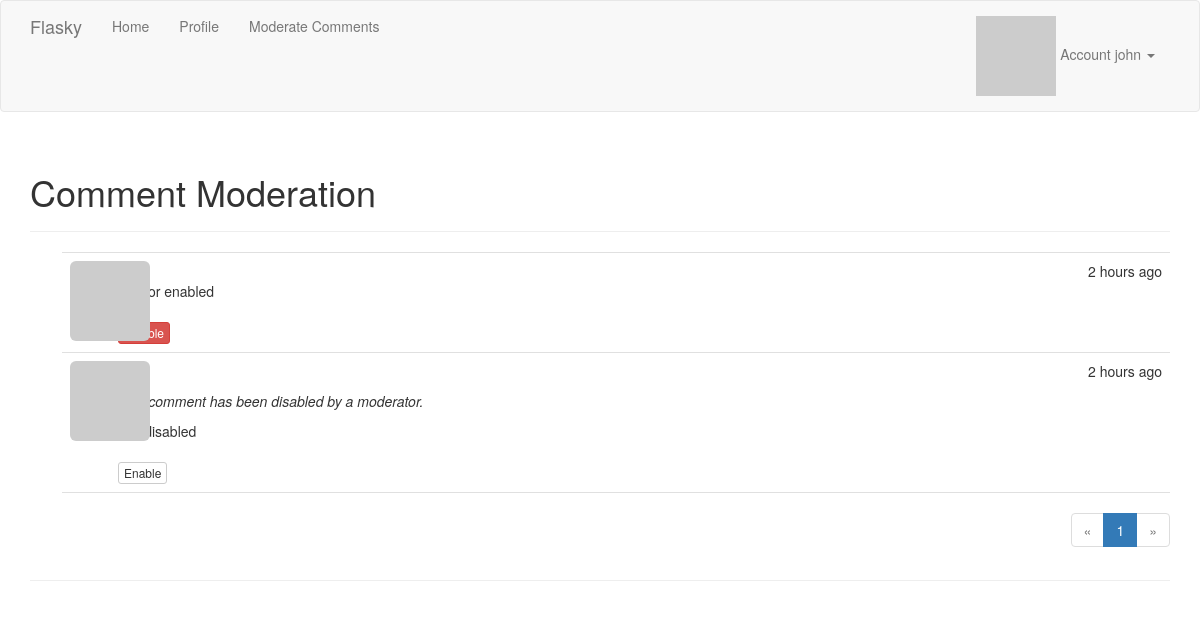
/moderate (signed in), run on the app's committed database.
### app/models.py (models this page shows, shortened)
class User(UserMixin, db.Model):
    id = db.Column(db.Integer, primary_key=True)
    username = db.Column(db.String(64), unique=True, index=True)
    email = db.Column(db.String(64), unique=True, index=True)
    role_id = db.Column(db.Integer, db.ForeignKey('role.id'))
    password_hash = db.Column(db.String(128))
    confirmed = db.Column(db.Boolean, default=False)
    name = db.Column(db.String(64))
    location = db.Column(db.String(64))
    about_me = db.Column(db.Text)
    member_since = db.Column(db.DateTime, default=datetime.utcnow)
    last_seen = db.Column(db.DateTime, default=datetime.utcnow)
    avatar_hash = db.Column(db.String(32))
    posts = db.relationship('Post', backref='author', lazy='dynamic')
    followed = db.relationship('Follow', foreign_keys=[Follow.follower_id],
                               backref=db.backref('follower', lazy='joined'),
                               lazy='dynamic', cascade='all, delete-orphan')
    follower = db.relationship('Follow', foreign_keys=[Follow.followed_id],
                               backref=db.backref('followed', lazy='joined'),
                               lazy='dynamic', cascade='all, delete-orphan')
    comments = db.relationship('Comment', backref='author', lazy='dynamic')
    @property
    def password(self):
        raise AttributeError('password is not a readable attribute')
    def can(self, permissions):
        return self.role and (self.role.permissions & permissions) == permissions
    def ping(self):
        self.last_seen = datetime.utcnow()
        db.session.add(self)
    def gravatar(self, size=100, default='identicon', rating='g'):
        url = 'https://secure.gravatar.com/avatar' if request.is_secure else 'http://www.gravatar.com/avatar'
        hash = self.avatar_hash or hashlib.md5(self.email.encode('utf-8')).hexdigest()
        return '{url}/{hash}?s={size}&d={default}&r={rating}'.format(
                url=url, hash=hash, size=size, default=default, rating=rating)

class Comment(db.Model):
    id = db.Column(db.Integer, primary_key=True)
    body = db.Column(db.Text)
    body_html = db.Column(db.Text)
    timestamp = db.Column(db.DateTime, index=True, default=datetime.utcnow)
    disabled = db.Column(db.Boolean)
    author_id = db.Column(db.Integer, db.ForeignKey('user.id'))
    post_id = db.Column(db.Integer, db.ForeignKey('post.id'))

### app/main/views.py (the view)
@main.route('/moderate')
@login_required
@permission_required(Permission.MODERATE_COMMENTS)
def moderate():
    page = request.args.get('page', 1, type=int)
    pagination = Comment.query.order_by(Comment.timestamp.desc()).paginate(
                    page=page,
                    per_page=current_app.config['FLASKY_COMMENTS_PER_PAGE'],
                    error_out=False)
    comments = pagination.items
    return render_template('moderate.html', comments=comments, page=page,
                           pagination=pagination)

### app/auth/views.py (called while the page is built)
@auth.before_app_request
def before_request():
    if current_user.is_authenticated:
        current_user.ping()
        if not current_user.confirmed and request.endpoint[:5] != 'auth.' \
                and request.endpoint != 'static':
            return redirect(url_for('auth.unconfirmed'))

### app/main/__init__.py (called while the page is built)
@main.app_context_processor
def inject_permissions():
    return dict(Permission=Permission)

### app/models.py (called while the page is built)
@login_manager.user_loader
def load_user(user_id):
    return User.query.get(int(user_id))

### app/templates/moderate.html
{% extends "base.html" %}
{% block page_content %}
<div class="page-header">
  <h1>Comment Moderation</h1>
</div>
{% set moderate = True %}
{% include '_comments.html' %}
{% if pagination %}
<div class="pagination">
{% import "_macros.html" as macros %}
{{ macros.pagination_widget(pagination, request.endpoint) }}
</div>
{% endif %}
{% endblock %}

### app/templates/base.html (shortened to what this page needs)
{% extends "bootstrap/base.html" %}
{% block head %}
{{ super() }}
<link rel="stylesheet" type="text/css" href="{{ url_for('static', filename='styles.css') }}">
{% endblock%}
{% block navbar %}
<div class="navbar navbar-default" role="navigation">
  <div class="container">
    <div class="navbar-header">
      <a class="navbar-brand" href="/">Flasky</a>
    </div>
    <div class="navbar-collapse collapse">
      <ul class="nav navbar-nav">
        <li><a href="/">Home</a></li>
        {% if current_user.is_authenticated %}
        <li><a href="{{ url_for('main.user', username=current_user.username) }}">Profile</a></li>
        {% if current_user.can(Permission.MODERATE_COMMENTS) %}
        <li><a href="{{ url_for('main.moderate') }}">Moderate Comments</a></li>
        {% endif %}
        {% endif %}
      </ul>
      <ul class="nav navbar-nav navbar-right">
        {% if current_user.is_authenticated %}
        <li class="dropdown">
          <a id="rightdropdown" data-target="#" href="javascript:void(0)" class="dropdown-toggle" data-toggle="dropdown">
            <img src="{{ current_user.gravatar(size=18) }}">
            Account {{ current_user.username }} <b class="caret"></b>
          </a>
        </li>
        {% else %}
        <li><a href="{{ url_for('auth.login') }}">Log In</a></li>
        {% endif %}
      </ul>
    </div>
  </div>
</div>
{% endblock %}
{% block content %}
<div class="container">
  <div class="page-header">
    {% block page_content %}{% endblock %}
  </div>
</div>
{% endblock %}

### app/templates/_comments.html (shortened to what this page needs)
<ul class="comments">
{% for comment in comments %}
  <li class="comment">
    <div class="comment-thumbnail">
      <a href="{{ url_for('.user', username=comment.author.username) }}">
        <img class="img-rounded profile-thumbnail" src="{{ comment.author.gravatar(size=40) }}">
      </a>
    </div>
    <div class="comment-content">
      <div class="comment-date">{{ moment(comment.timestamp).fromNow() }}</div>
      <div class="comment-author">
        <a href="{{ url_for('.user', username=comment.author.username) }}">
        </a>
      </div>
      <div class="comment-body">
        {% if comment.disabled %}
        <p></p><i>This comment has been disabled by a moderator.</i></p>
        {% endif %}
        {% if moderate or not comment.disabled %}
          {% if comment.body_html %}
          {{ comment.body_html | safe }}
          {% else %}
          {{ comment.body }}
          {% endif %}
        {% endif %}
      </div>
      {% if moderate %}
      <br>
      {% if comment.disabled %}
      <a class="btn btn-default btn-xs" href="{{ url_for('.moderate_enable', id=comment.id, page=page) }}">Enable</a>
      {% else %}
      <a class="btn btn-danger btn-xs" href="{{ url_for('.moderate_disable', id=comment.id, page=page) }}">Disable</a>
      {% endif %}
      {% endif %}
    </div>
  </li>
{% endfor %}
</ul>

### app/static/styles.css (style rules this page uses)
.profile-thumbnail { position: absolute; }
ul.comments { list-style-type: none; padding: 0px; margin: 16px 0px 0px 0px; }
ul.comments li.comment { margin-left: 32px; padding: 8px; border-bottom: 1px solid #e0e0e0; }
ul.comments li.comment:nth-child(1) { border-top: 1px solid #e0e0e0; }
div.comment-date { float: right; }
div.comment-author { font-weight: bold; }
div.comment-thumbnail { position: absolute; }
div.comment-content { margin-left: 48px; min-height: 48px; }
div.pagination { width: 100%; text-align: right; padding: 0px; margin: 0px; }

### data on the page
User: username "john"
Comment: timestamp "2 hours ago", body_html "test for enabled"
Comment: timestamp "2 hours ago", shows "This comment has been disabled by a moderator.", body_html "test disabled"

### other printed values
{{ p }} "1"
